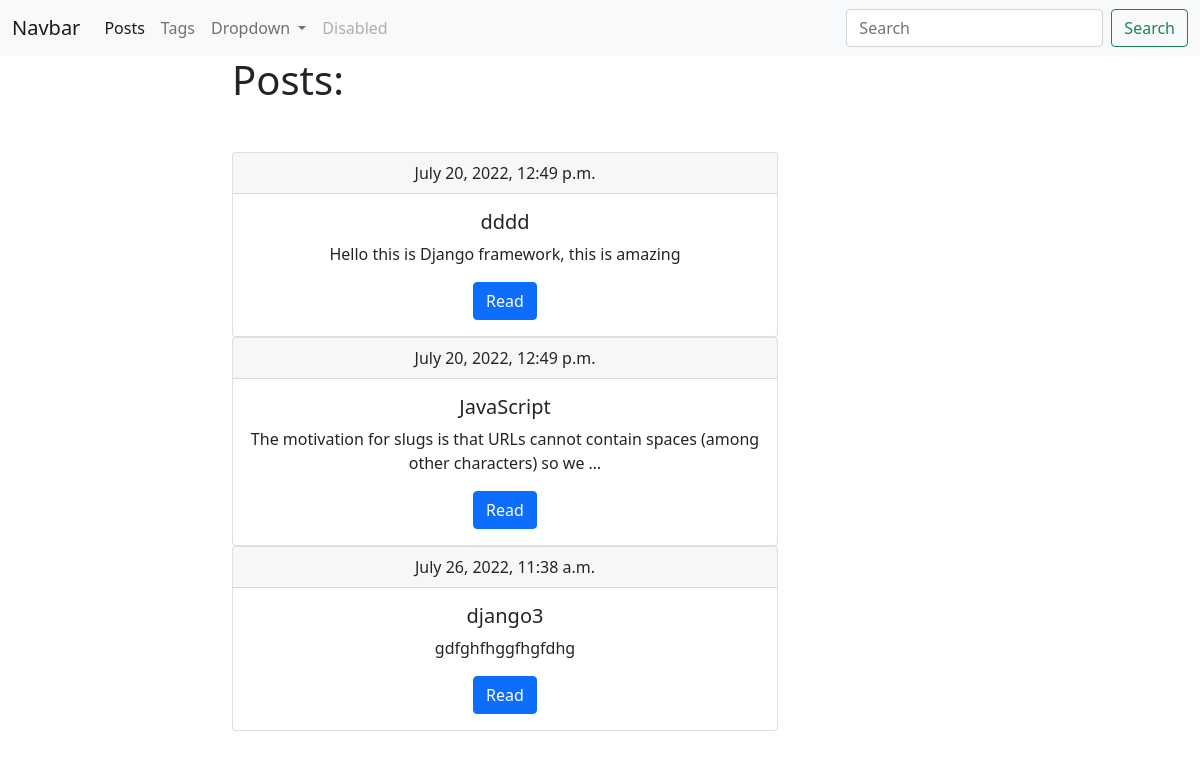
The page /blog/ on the database as committed earlier.
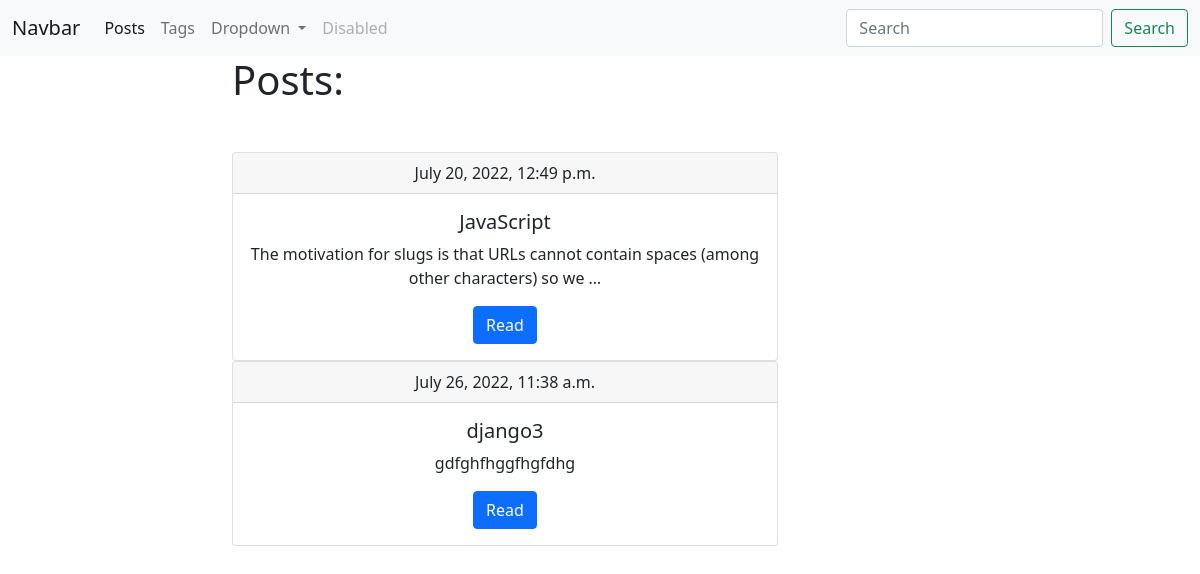
The same page on the database as committed later.
### blog/models.py (models this page shows, shortened)
class Post(models.Model):
    title = models.CharField(max_length=150, db_index=True)
    slug = models.SlugField(max_length=150, unique=True)
    body = models.TextField(blank=True, db_index=True)
    tags = models.ManyToManyField('Tag', blank=True, related_name='posts')
    date_pub = models.DateTimeField(auto_now_add=True)
    def get_absolute_url(self):
        return reverse('post_detail_url',  kwargs={'slug': self.slug})

### blog/views.py (the view)
# urls.py: path('', posts_list, name='posts_list_url'),
def posts_list(request):
    posts = Post.objects.all()
    return render(request, 'blog/index.html', {'posts': posts})

### blog/templates/blog/index.html (shortened to what this page needs)
{% extends 'blog/base_blog.html' %}
{% block content %}
<h1 class="mb-5">Posts:</h1>
{% for post in posts %}
<div class="card text-center">
    <div class="card-header">
      {{post.date_pub}}
    </div>
    <div class="card-body">
      <h5 class="card-title">{{post.title}}</h5>
      <p class="card-text">{{post.body|truncatewords:15}}</p>
      <a href="{{post.get_absolute_url}}" class="btn btn-primary">Read</a>
    </div>
  </div>
{% endfor %}
{% endblock %}

Rows that differ between the two databases and show on the page:
removed Post: date_pub "July 20, 2022, 12:49 p.m.", title "dddd", body "Hello this is Django framework, this is amazing"
